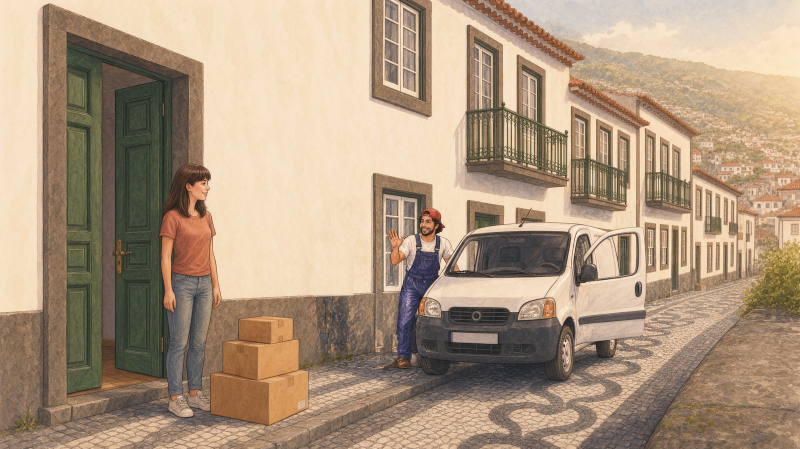
#> input picture tools/core/gen/masters/b10p1.jpg, 1600 x 898 px, found by its file name (shown at 1/2 size); its folder holds only this picture in this run
$ python build10.py
#> lines starting #> are read from the running program, lines starting #| are printed output that depends on the picture
"""Add book 10 (novacasa) to the library."""
import json
from PIL import Image
S = '/tmp/claude-0/-home-claude/c592c827-54c1-535b-90c3-a38173d9efc0/scratchpad/'
A = S + 'artifact-files/87e1712e-5e90-4175-b828-2581544915d4/'
for n in range(1, 9):
    im = Image.open(S + f'gen/masters/b10p{n}.jpg').convert('RGB')
#> im is the input picture: PIL image 1600x898 RGB; mean R, G, B 172.4, 150.4, 126.8
    im.resize((1200, 674), Image.LANCZOS).save(A + f'img/b10p{n}.jpg', quality=86)
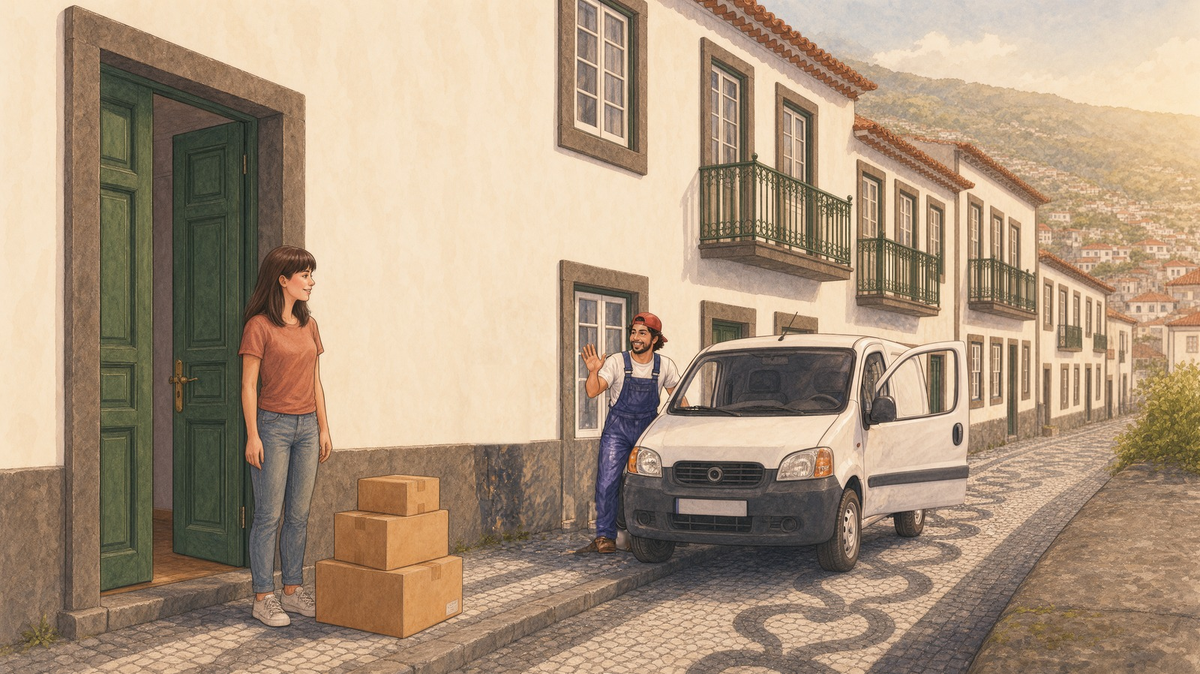
#> saved as b10p1.jpg: PIL image 1200x674 RGB; mean R, G, B 172.4, 150.4, 126.8
    Image.open(A + f'img/b10p{n}.jpg').convert('RGB').resize((192, 108), Image.LANCZOS).save(A + f'img/t/b10p{n}.webp', quality=72, method=6)
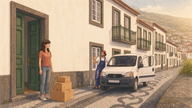
#> saved as b10p1.webp: PIL image 192x108 RGB; mean R, G, B 172.4, 150.3, 126.8
#> (the run stopped early here; a loop or call above may not have finished)
